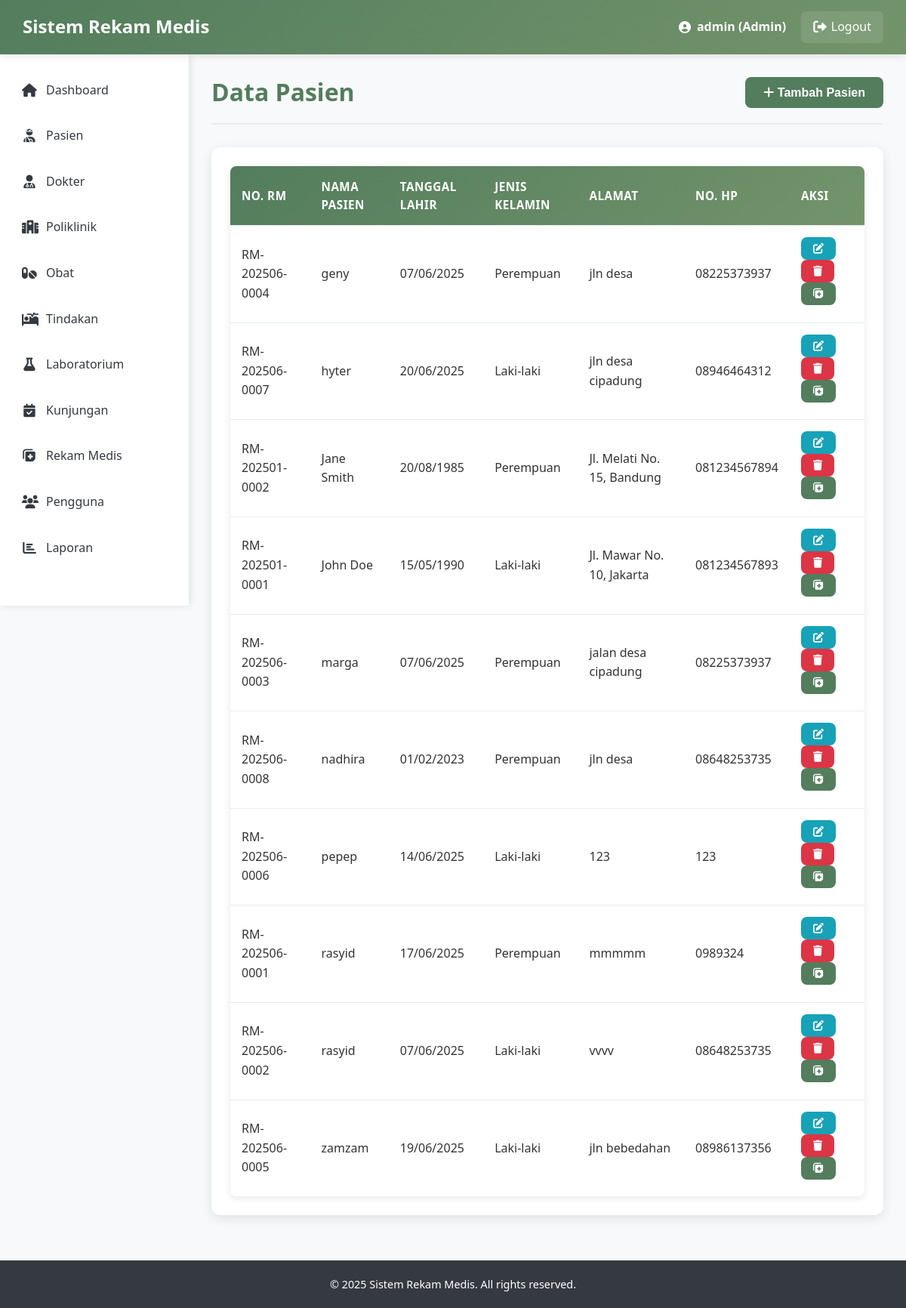
Screenshot of /medis_trysthan-main/Trys_Proj/pasien.php (signed in) with the database file from the repository.
### tables this page shows
CREATE TABLE `pasien` (
  `id_pasien` int(11) NOT NULL,
  `no_rm` varchar(20) NOT NULL,
  `nm_pasien` varchar(100) NOT NULL,
  `tgl_lhr` date DEFAULT NULL,
  `alamat` text DEFAULT NULL,
  `telepon` varchar(15) DEFAULT NULL,
  `no_hp` varchar(15) DEFAULT NULL,
  `jenis_kelamin` enum('L','P') DEFAULT NULL,
  `nm_kk` varchar(100) DEFAULT NULL,
  `hub_kel` varchar(50) DEFAULT NULL,
  `id_user` int(11) DEFAULT NULL,
  `created_at` timestamp NOT NULL DEFAULT current_timestamp(),
  `updated_at` timestamp NOT NULL DEFAULT current_timestamp() ON UPDATE current_timestamp()
);

### medis_trysthan-main/Trys_Proj/pasien.php (the view, shortened to what this page needs)
<?php
include 'config/database.php';
$page_title = "Data Pasien";
$sql = "SELECT * FROM pasien ORDER BY nm_pasien";
$result = $conn->query($sql);
?>
<!DOCTYPE html>
<html lang="en"> <head>
    <link rel="stylesheet" href="assets/css/style.css">
    <link rel="stylesheet" href="https://cdnjs.cloudflare.com/ajax/libs/font-awesome/6.0.0-beta3/css/all.min.css">
</head>
<body>
    <?php include 'includes/header.php'; ?>
    <div class="container">
        <div class="sidebar">
            <?php include 'includes/sidebar.php'; ?>
        </div>
        <div class="content">
            <div class="content-header">
                <h2><?php echo $page_title; ?></h2>
                <button class="btn btn-primary" onclick="showAddModal()">
                    <i class="fas fa-plus"></i> Tambah Pasien
                </button>
            </div>
            <div class="card">
                <div class="card-body">
                    <table class="data-table">
                        <thead>
                            <tr>
                                <th>No. RM</th>
                                <th>Nama Pasien</th>
                                <th>Tanggal Lahir</th>
                                <th>Jenis Kelamin</th>
                                <th>Alamat</th>
                                <th>No. HP</th>
                                <th>Aksi</th>
                            </tr>
                        </thead>
                        <tbody>
                            <?php if ($result->num_rows > 0): ?>
                                <?php while ($row = $result->fetch_assoc()): ?>
                                <tr>
                                    <td><?php echo $row['no_rm']; ?></td>
                                    <td><?php echo $row['nm_pasien']; ?></td>
                                    <td><?php echo date('d/m/Y', strtotime($row['tgl_lhr'])); ?></td>
                                    <td><?php echo $row['jenis_kelamin'] == 'L' ? 'Laki-laki' : 'Perempuan'; ?></td>
                                    <td><?php echo $row['alamat']; ?></td>
                                    <td><?php echo $row['no_hp']; ?></td>
                                    <td>
                                        <button class="btn btn-sm btn-info" onclick="showEditModal(<?php echo $row['id_pasien']; ?>, '<?php echo $row['nm_pasien']; ?>', '<?php echo $row['tgl_lhr']; ?>', '<?php echo $row['alamat']; ?>', '<?php echo $row['telepon']; ?>', '<?php echo $row['no_hp']; ?>', '<?php echo $row['jenis_kelamin']; ?>', '<?php echo $row['nm_kk']; ?>', '<?php echo $row['hub_kel']; ?>')">
                                            <i class="fas fa-edit"></i>
                                        </button>
                                        <button class="btn btn-sm btn-danger" onclick="confirmDelete(<?php echo $row['id_pasien']; ?>, '<?php echo $row['nm_pasien']; ?>')">
                                            <i class="fas fa-trash"></i>
                                        </button>
                                        <a href="rekam_medis_view.php?id=<?php echo $row['id_pasien']; ?>" class="btn btn-sm btn-primary">
                                            <i class="fas fa-notes-medical"></i>
                                        </a>
                                    </td>
                                </tr>
                                <?php endwhile; ?>
                            <?php else: ?>
                                <tr>
                                    <td colspan="7" class="text-center">Tidak ada data pasien.</td>
                                </tr>
                            <?php endif; ?>
                        </tbody>
                    </table>
                </div>
            </div>
        </div>
    </div>
    <?php include 'includes/footer.php'; ?>
</body>
</html>

### medis_trysthan-main/Trys_Proj/css/style.css (style rules this page uses)
* { margin: 0; padding: 0; box-sizing: border-box; }
body { font-family: "Segoe UI", Tahoma, Geneva, Verdana, sans-serif; line-height: 1.6; color: #333; background-color: #f8f9fa; }
:root { --primary-color: #537d5d; --primary-dark: #3e5e45; --primary-light: #6a9975; --secondary-color: #73946b; --secondary-dark: #5a7553; --secondary-light: #8bac83; --accent-color: #9ebc8a; --accent-dark: #85a371; --accent-light: #b7d5a3; --light-color: #d2d0a0; --light-dark: #b9b787; --light-light: #ebe9b9; --white: #ffffff; --off-white: #f9f9f9; --gray-light: #f8f9fa; --gray-medium: #6c757d; --gray-dark: #343a40; --success: #28a745; --success-dark: #1e7e34; --danger: #dc3545; --danger-dark: #bd2130; --warning: #ffc107; --warning-dark: #d39e00; --info: #17a2b8; --info-dark: #117a8b; }
h1, h2, h3, h4, h5, h6 { font-weight: 700; line-height: 1.2; margin-bottom: 0.5em; color: var(--gray-dark); }
h2 { font-size: 2rem; }
a { color: var(--primary-color); text-decoration: none; transition: color 0.3s ease; }
.btn { display: inline-block; padding: 12px 24px; border: none; border-radius: 8px; font-size: 1rem; font-weight: 600; text-decoration: none; text-align: center; cursor: pointer; transition: all 0.3s ease; line-height: 1; position: relative; overflow: hidden; }
.btn::after { content: ""; position: absolute; top: 50%; left: 50%; width: 5px; height: 5px; background: rgba(255, 255, 255, 0.5); opacity: 0; border-radius: 100%; transform: scale(1, 1) translate(-50%); transform-origin: 50% 50%; }
.btn-primary { background-color: var(--primary-color); color: var(--white); }
.btn-info { background-color: var(--info); color: var(--white); }
.btn-danger { background-color: var(--danger); color: var(--white); }
.btn-sm { padding: 8px 16px; font-size: 0.875rem; }
.container { display: flex; min-height: calc(100vh - 70px); }
.sidebar { width: 250px; background-color: var(--white); box-shadow: 2px 0 10px rgba(0, 0, 0, 0.1); padding: 20px 0; transition: all 0.3s ease; position: sticky; top: 70px; height: calc(100vh - 70px); overflow-y: auto; z-index: 90; }
.content { flex: 1; padding: 30px; background-color: var(--gray-light); min-height: calc(100vh - 70px); }
.content-header { display: flex; justify-content: space-between; align-items: center; margin-bottom: 30px; padding-bottom: 20px; border-bottom: 2px solid #e9ecef; }
.content-header h2 { color: var(--primary-color); font-size: 2rem; font-weight: 700; margin: 0; }
.card { background: var(--white); border-radius: 12px; box-shadow: 0 4px 15px rgba(0, 0, 0, 0.1); margin-bottom: 30px; overflow: hidden; transition: transform 0.3s ease, box-shadow 0.3s ease; }
.card-body { padding: 25px; }
.data-table { width: 100%; border-collapse: collapse; background: var(--white); border-radius: 8px; overflow: hidden; box-shadow: 0 2px 10px rgba(0, 0, 0, 0.1); }
.data-table thead { background: linear-gradient(135deg, var(--primary-color), var(--secondary-color)); color: var(--white); }
.data-table th, .data-table td { padding: 15px; text-align: left; border-bottom: 1px solid #e9ecef; }
.data-table th { font-weight: 600; font-size: 0.95rem; text-transform: uppercase; letter-spacing: 0.5px; }
.data-table tbody tr { transition: background-color 0.3s ease; }
.data-table tbody tr:last-child td { border-bottom: none; }

### rows the page displays
pasien: no_rm "RM-202506-0004", nm_pasien "geny", tgl_lhr "07/06/2025", jenis_kelamin "Perempuan", alamat "jln desa", no_hp "08225373937"
pasien: no_rm "RM-202506-0007", nm_pasien "hyter", tgl_lhr "20/06/2025", jenis_kelamin "Laki-laki", alamat "jln desa cipadung", no_hp "08946464312"
pasien: no_rm "RM-202501-0002", nm_pasien "Jane Smith", tgl_lhr "20/08/1985", jenis_kelamin "Perempuan", alamat "Jl. Melati No. 15, Bandung", no_hp "081234567894"
pasien: no_rm "RM-202501-0001", nm_pasien "John Doe", tgl_lhr "15/05/1990", jenis_kelamin "Laki-laki", alamat "Jl. Mawar No. 10, Jakarta", no_hp "081234567893"
pasien: no_rm "RM-202506-0003", nm_pasien "marga", tgl_lhr "07/06/2025", jenis_kelamin "Perempuan", alamat "jalan desa cipadung", no_hp "08225373937"
pasien: no_rm "RM-202506-0008", nm_pasien "nadhira", tgl_lhr "01/02/2023", jenis_kelamin "Perempuan", alamat "jln desa", no_hp "08648253735"
pasien: no_rm "RM-202506-0006", nm_pasien "pepep", tgl_lhr "14/06/2025", jenis_kelamin "Laki-laki", alamat "123", no_hp "123"
pasien: no_rm "RM-202506-0001", nm_pasien "rasyid", tgl_lhr "17/06/2025", jenis_kelamin "Perempuan", alamat "mmmmm", no_hp "0989324"
pasien: no_rm "RM-202506-0002", nm_pasien "rasyid", tgl_lhr "07/06/2025", jenis_kelamin "Laki-laki", alamat "vvvv", no_hp "08648253735"
pasien: no_rm "RM-202506-0005", nm_pasien "zamzam", tgl_lhr "19/06/2025", jenis_kelamin "Laki-laki", alamat "jln bebedahan", no_hp "08986137356"

### other values shown
$_SESSION['username'] "admin"
$_SESSION['role'] "Admin"
$page_title "Data Pasien"
